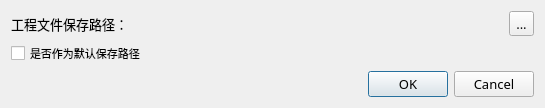
<?xml version="1.0" encoding="UTF-8"?>
<ui version="4.0">
 <class>OptionDialog</class>
 <widget class="QDialog" name="OptionDialog">
  <property name="geometry">
   <rect>
    <x>0</x>
    <y>0</y>
    <width>545</width>
    <height>102</height>
   </rect>
  </property>
  <property name="font">
   <font>
    <family>微软雅黑</family>
    <pointsize>10</pointsize>
   </font>
  </property>
  <property name="windowTitle">
   <string>选项设置</string>
  </property>
  <layout class="QGridLayout" name="gridLayout">
   <item row="5" column="0" colspan="3">
    <widget class="QDialogButtonBox" name="buttonBox">
     <property name="orientation">
      <enum>Qt::Horizontal</enum>
     </property>
     <property name="standardButtons">
      <set>QDialogButtonBox::Cancel|QDialogButtonBox::Ok</set>
     </property>
    </widget>
   </item>
   <item row="2" column="0">
    <widget class="QLabel" name="label">
     <property name="text">
      <string>工程文件保存路径：</string>
     </property>
    </widget>
   </item>
   <item row="4" column="0" colspan="2">
    <widget class="QCheckBox" name="defaultCheck">
     <property name="font">
      <font>
       <pointsize>8</pointsize>
      </font>
     </property>
     <property name="text">
      <string>是否作为默认保存路径</string>
     </property>
    </widget>
   </item>
   <item row="2" column="1">
    <widget class="QLabel" name="savePathLabel">
     <property name="sizePolicy">
      <sizepolicy hsizetype="Expanding" vsizetype="Preferred">
       <horstretch>0</horstretch>
       <verstretch>0</verstretch>
      </sizepolicy>
     </property>
     <property name="font">
      <font>
       <family>微软雅黑</family>
       <weight>75</weight>
       <italic>false</italic>
       <bold>true</bold>
       <underline>false</underline>
      </font>
     </property>
     <property name="text">
      <string/>
     </property>
    </widget>
   </item>
   <item row="2" column="2">
    <widget class="QToolButton" name="toolButton">
     <property name="text">
      <string>...</string>
     </property>
    </widget>
   </item>
  </layout>
 </widget>
 <resources/>
 <connections>
  <connection>
   <sender>buttonBox</sender>
   <signal>accepted()</signal>
   <receiver>OptionDialog</receiver>
   <slot>accept()</slot>
   <hints>
    <hint type="sourcelabel">
     <x>248</x>
     <y>254</y>
    </hint>
    <hint type="destinationlabel">
     <x>157</x>
     <y>274</y>
    </hint>
   </hints>
  </connection>
  <connection>
   <sender>buttonBox</sender>
   <signal>rejected()</signal>
   <receiver>OptionDialog</receiver>
   <slot>reject()</slot>
   <hints>
    <hint type="sourcelabel">
     <x>316</x>
     <y>260</y>
    </hint>
    <hint type="destinationlabel">
     <x>286</x>
     <y>274</y>
    </hint>
   </hints>
  </connection>
 </connections>
</ui>
